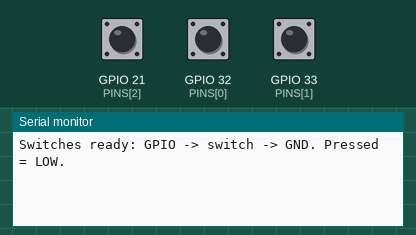
This sketch was run on a simulated ESP32. Shown: the last lines printed to the serial monitor. The test bench sets the inputs (shaded band); at power-on: GPIO 21 (PINS[2]) HIGH, GPIO 32 (PINS[0]) HIGH, GPIO 33 (PINS[1]) HIGH.

Above: at 1.2 s.
1.3 s: GPIO 21 (PINS[2]) pulled LOW for 0.15 s
At 2.6 s:
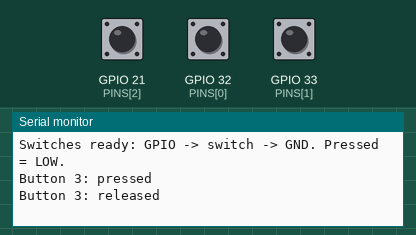
2.9 s: GPIO 32 (PINS[0]) pulled LOW for 0.15 s
At 3.06 s:
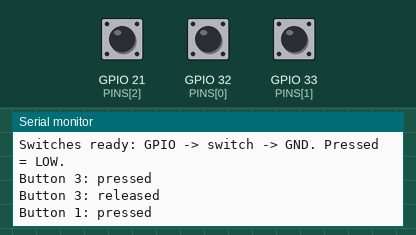
4.5 s: GPIO 33 (PINS[1]) pulled LOW for 0.15 s
At 5.2 s:
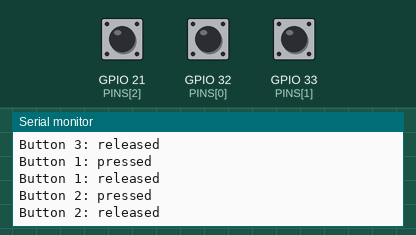

Measured:
- after the input at 1.3 s, the serial monitor: prints a new line at once (image 1)
- after the input at 2.9 s, the serial monitor: prints a new line at once (image 2)
- after the input at 4.5 s, the serial monitor: prints a new line at once (image 3)

The sketch:

button_test.ino
```cpp
/* Standalone switch test. Each switch connects its GPIO to GND.
 * No diode is necessary for individually wired switches. Serial: 115200.
 */
#include <Arduino.h>
#include "DebouncedButton.h"

constexpr int PINS[] = {32, 33, 21};
DebouncedButton buttons[3];

void setup() {
    Serial.begin(115200);
    for (int pin : PINS) pinMode(pin, INPUT_PULLUP);
    Serial.println("Switches ready: GPIO -> switch -> GND. Pressed = LOW.");
}

void loop() {
    for (int i = 0; i < 3; ++i) {
        const int event = buttons[i].update(digitalRead(PINS[i]) == LOW, millis());
        if (event != 0) Serial.printf("Button %d: %s\n", i + 1, event == 1 ? "pressed" : "released");
        // In the clock sketch: on a press, postCommand(CMD_STOP) or
        // postCommand(CMD_SNOOZE, 10). Poll during playback too, not only between WAVs.
    }
    delay(1);
}
```

DebouncedButton.h
```cpp
#pragma once
#include <stdint.h>

class DebouncedButton {
    bool candidate = false, pressed = false;
    uint32_t changedAt = 0;
public:
    // 1 = press edge, -1 = release edge, 0 = no stable change.
    int update(bool rawPressed, uint32_t now) {
        if (rawPressed != candidate) { candidate = rawPressed; changedAt = now; }
        if (candidate == pressed || uint32_t(now - changedAt) < 25) return 0;
        pressed = candidate;
        return pressed ? 1 : -1;
    }
};
```
